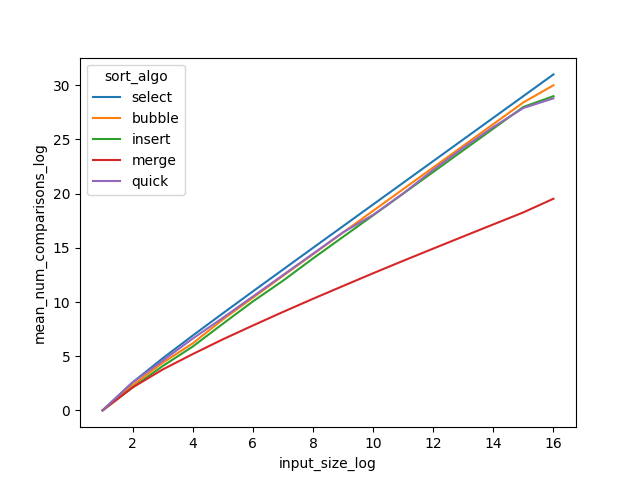

This chart was generated by the following Python code:
import numpy as np
import pandas as pd

import matplotlib.pyplot as plt
import seaborn as sns


stats = pd.read_csv("sort_graph.csv")
stats["mean_num_comparisons"] = 0.0

for algo in stats["sort_algo"].unique():
    stats_algo = stats[stats["sort_algo"] == algo]
    for N in stats_algo["input_size"].unique():
        stats_algo_N = stats_algo[stats_algo["input_size"] == N]
        stats.loc[(stats["sort_algo"] == algo) & (stats["input_size"] == N), ("mean_num_comparisons")] = stats_algo_N["num_comparisons"].mean()

stats_mean = stats.drop("num_comparisons", axis=1, inplace=False)
stats_mean.drop_duplicates(inplace=True)

stats_mean["mean_num_comparisons_log"] = np.log2(stats_mean["mean_num_comparisons"])
stats_mean["input_size_log"] = np.log2(stats_mean["input_size"])

sns.lineplot(x="input_size_log", y="mean_num_comparisons_log", hue="sort_algo", data=stats_mean)
plt.show()
